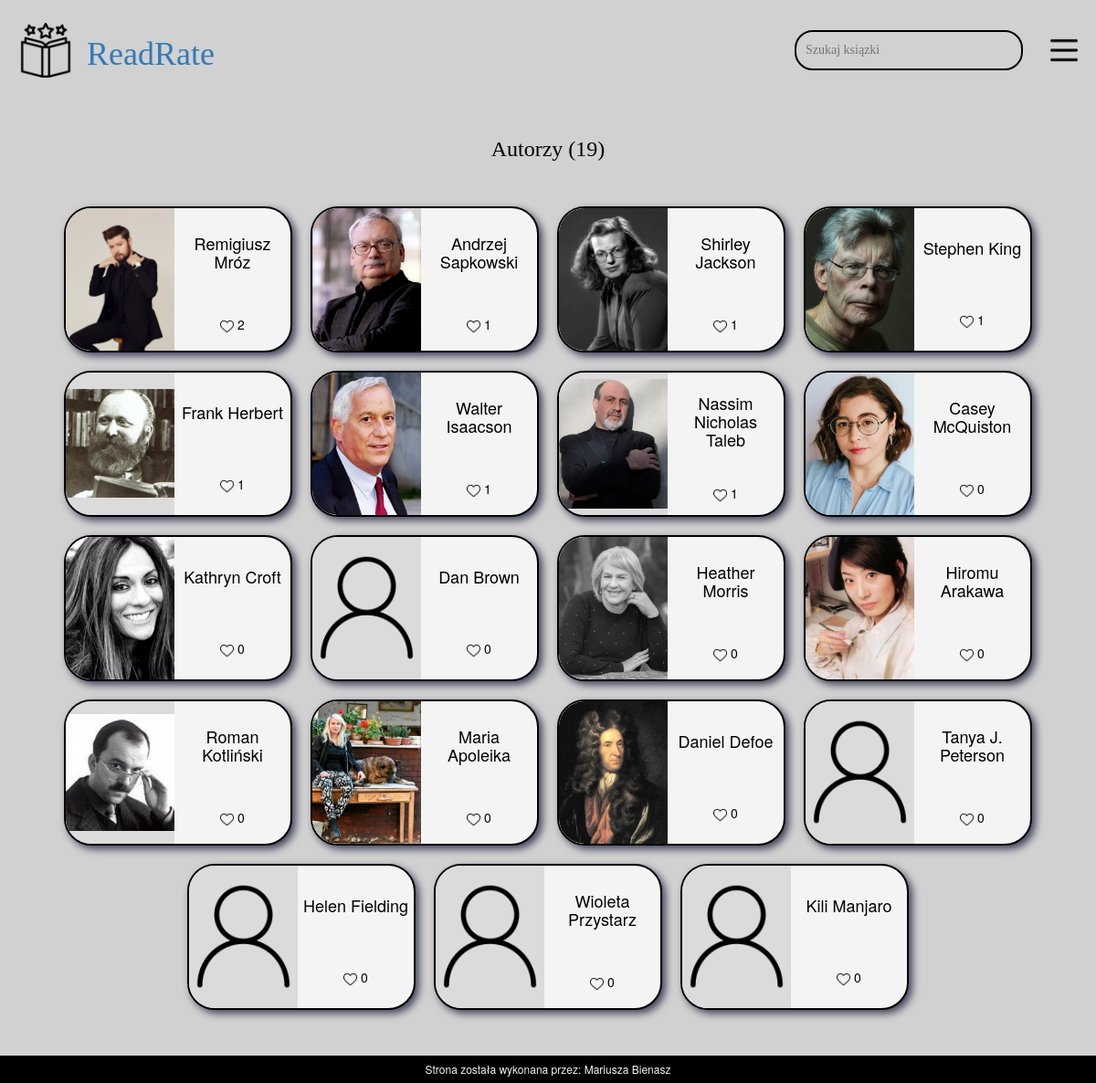
Screenshot of /authors/ with the database file from the repository.
### page/models.py (models this page shows, shortened)
class Author(models.Model):
    first_name = models.CharField(max_length=100)
    second_name = models.CharField(max_length=100, blank=True, null=True)
    last_name = models.CharField(max_length=100)
    description = models.TextField(blank=True, null=True)
    birth_date = models.DateField(blank=True, null=True)
    image = models.ImageField(upload_to='author_images/',blank=True, null=True)
    created_date = models.DateTimeField(default=timezone.now)
    is_template = models.BooleanField(default=True)
    def get_absolute_url(self):
        return reverse('author-detail', kwargs={'pk': self.pk})
    def __str__(self):
        full_name = f"{self.first_name} {self.second_name or ''} {self.last_name}"
        return " ".join(full_name.split())

### page/views.py (the view)
# urls.py: path('authors/',AuthorListView.as_view(),name='author-list'),
class AuthorListView(ListView):
    model = Author
    template_name = 'author_list.html'
    def get_context_data(self, **kwargs):
        context = super().get_context_data(**kwargs)
        best_authors = Author.objects.filter(is_template=False).annotate(follow_count=Count('author_link', filter=Q(author_link__follow=True))).order_by('-follow_count')
        context['authors'] = best_authors
        return context

### accounts/context_processors.py (called while the page is built)
def user_url(request):
    if request.user.is_authenticated:
        return {
            'user_url': reverse('accounts:user-panel',kwargs={'pk':request.user.pk})
        }
    return {}

### page/templates/page/author_list.html
{% extends 'page/base.html' %}
{% load static %}
{% block content %}
<div class="name">
    <h3>Autorzy ({{ authors.all|length }})</h3>
</div>
<div class="books">
    {% if authors.all|length == 0 %}
    <h4>Brak autorów</h4>
    {% else %}
    {% for author in authors %}
    <a href="{{ author.get_absolute_url }}" class="link">
        <div class="book">
            <div class="img img-author">
                {% if author.image %}
                <img src="{{ author.image.url }}" alt="{{ author }}" style="max-width: 140px;">
                {% else %}
                <img src="{% static 'images/author_icon.png' %}" alt="{{ book.title }}" style="max-width: 140px;">
                {% endif %}
            </div>
            <div class="txt">
                <div class="author">
                    <h4>{{ author }}</h4>
                </div>
                <div class="follows" title="Ilość obserwacji: ">
                    <img src="{% static 'images/heart.png' %}" alt="heart.png" style="max-width: 15px;">
                    {{ author.follow_count }}
                </div>
            </div>
        </div>
    </a>
    {% endfor %}
    {% endif %}
</div>
{% endblock %}

### page/static/css/page.css (style rules this page uses)
body { background-color: #D1D1D1; color: #000 !important; margin: 0; padding: 0; margin-bottom: 70px; @import url('https://fonts.googleapis.com/css2?family=Anton&family=Josefin+Sans:ital,wght@0,100..700;1,100..700&family=Kaushan+Script&display=swap'); }
.img img { width: 100%; }
.books { display: flex; flex-direction: row; flex-wrap: wrap; justify-content: center; align-items: flex-start; align-content: flex-start; color: #000; }
.book, .more { height: 150px; display: flex; flex-direction: row; background-color: #F4F4F4; border: 2px solid black; border-radius: 30px; overflow: hidden; margin: 10px; cursor: pointer; color: #000; -webkit-box-shadow: 4px 4px 8px 0px rgba(66, 68, 90, 1); -moz-box-shadow: 4px 4px 8px 0px rgba(66, 68, 90, 1); box-shadow: 4px 4px 8px 0px rgba(66, 68, 90, 1); }
.book { max-width: 250px; max-height: 160px; min-width: 250px; min-height: 160px; }
.name { text-align: center; margin-bottom: 40px; margin-top: 40px; color: #000; font-family: "Anton", serif; font-weight: 400; font-style: normal; }
.book .img { display: flex; align-items: center; background-color: #DBDBDB !important; }
.img-author { display: flex; align-items: center; background-color: #DBDBDB !important; }
.book .txt { display: flex; flex-direction: column; width: 60%; text-align: center; justify-content: space-around; flex-wrap: wrap; word-wrap: break-word; padding-left: 5px; padding-right: 5px; }
.books a { cursor: default; text-decoration: none; color: #4C4C4C; }

### rows the page displays
Author: image (picture), first_name+second_name+last_name "Remigiusz Mróz", follow_count "2"
Author: image (picture), first_name+second_name+last_name "Andrzej Sapkowski", follow_count "1"
Author: image (picture), first_name+second_name+last_name "Shirley Jackson", follow_count "1"
Author: image (picture), first_name+second_name+last_name "Stephen King", follow_count "1"
Author: image (picture), first_name+second_name+last_name "Frank Herbert", follow_count "1"
Author: image (picture), first_name+second_name+last_name "Walter Isaacson", follow_count "1"
Author: image (picture), first_name+second_name+last_name "Nassim Nicholas Taleb", follow_count "1"
Author: image (picture), first_name+second_name+last_name "Casey McQuiston", follow_count "0"
Author: image (picture), first_name+second_name+last_name "Kathryn Croft", follow_count "0"
Author: first_name+second_name+last_name "Dan Brown", follow_count "0"
Author: image (picture), first_name+second_name+last_name "Heather Morris", follow_count "0"
Author: image (picture), first_name+second_name+last_name "Hiromu Arakawa", follow_count "0"
Author: image (picture), first_name+second_name+last_name "Roman Kotliński", follow_count "0"
Author: image (picture), first_name+second_name+last_name "Maria Apoleika", follow_count "0"
Author: image (picture), first_name+second_name+last_name "Daniel Defoe", follow_count "0"
Author: first_name+second_name+last_name "Tanya J. Peterson", follow_count "0"
Author: first_name+second_name+last_name "Helen Fielding", follow_count "0"
Author: first_name+second_name+last_name "Wioleta Przystarz", follow_count "0"
Author: first_name+second_name+last_name "Kili Manjaro", follow_count "0"

### other values shown
{{ authors.all|length }} "19"
